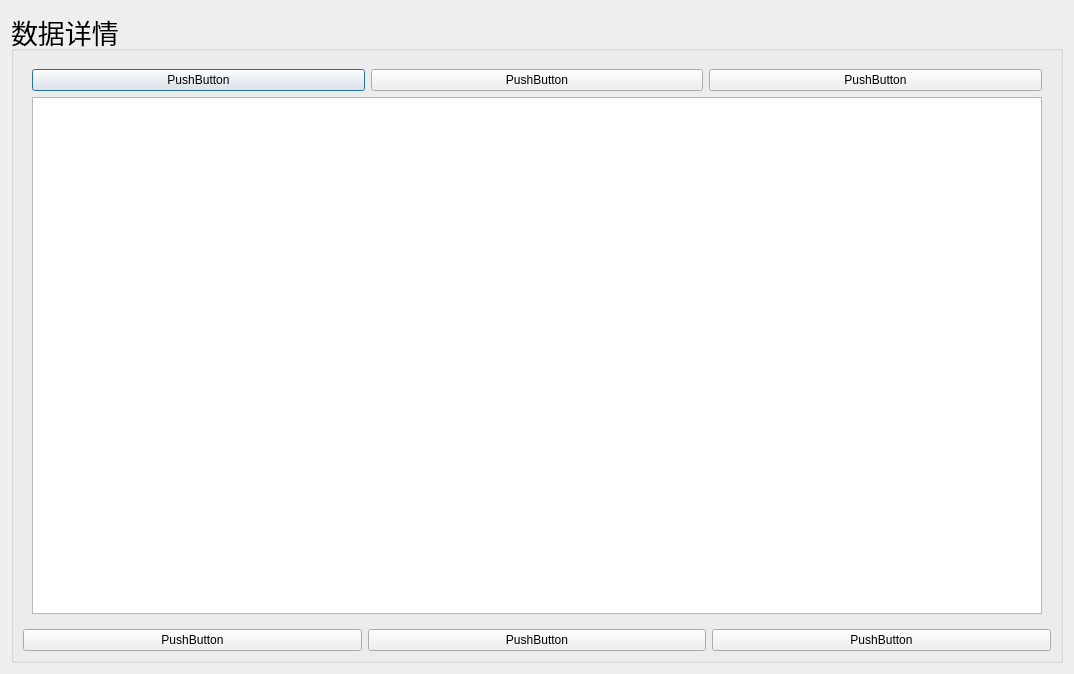
<?xml version="1.0" encoding="UTF-8"?>
<ui version="4.0">
 <class>DetailPage</class>
 <widget class="QDialog" name="DetailPage">
  <property name="geometry">
   <rect>
    <x>0</x>
    <y>0</y>
    <width>1074</width>
    <height>674</height>
   </rect>
  </property>
  <property name="windowTitle">
   <string>Dialog</string>
  </property>
  <layout class="QGridLayout" name="gridLayout">
   <item row="0" column="0">
    <widget class="QGroupBox" name="groupBox">
     <property name="font">
      <font>
       <family>Calibri</family>
       <pointsize>20</pointsize>
      </font>
     </property>
     <property name="styleSheet">
      <string notr="true">#stackedWidget{
background-color:transparent;
}
</string>
     </property>
     <property name="title">
      <string>数据详情</string>
     </property>
     <layout class="QGridLayout" name="gridLayout_3">
      <item row="0" column="0">
       <widget class="QStackedWidget" name="stackedWidget">
        <property name="currentIndex">
         <number>0</number>
        </property>
        <widget class="QWidget" name="page">
         <layout class="QGridLayout" name="gridLayout_2">
          <item row="0" column="0">
           <layout class="QHBoxLayout" name="horizontalLayout">
            <item>
             <widget class="QPushButton" name="pushButton">
              <property name="text">
               <string>PushButton</string>
              </property>
             </widget>
            </item>
            <item>
             <widget class="QPushButton" name="pushButton_2">
              <property name="text">
               <string>PushButton</string>
              </property>
             </widget>
            </item>
            <item>
             <widget class="QPushButton" name="pushButton_3">
              <property name="text">
               <string>PushButton</string>
              </property>
             </widget>
            </item>
           </layout>
          </item>
          <item row="1" column="0">
           <widget class="QTableView" name="tableView"/>
          </item>
         </layout>
        </widget>
        <widget class="QWidget" name="page_2"/>
       </widget>
      </item>
      <item row="1" column="0">
       <layout class="QHBoxLayout" name="horizontalLayout_2">
        <item>
         <widget class="QPushButton" name="pushButton_4">
          <property name="text">
           <string>PushButton</string>
          </property>
         </widget>
        </item>
        <item>
         <widget class="QPushButton" name="pushButton_5">
          <property name="text">
           <string>PushButton</string>
          </property>
         </widget>
        </item>
        <item>
         <widget class="QPushButton" name="pushButton_6">
          <property name="text">
           <string>PushButton</string>
          </property>
         </widget>
        </item>
       </layout>
      </item>
     </layout>
    </widget>
   </item>
  </layout>
 </widget>
 <resources/>
 <connections/>
</ui>
